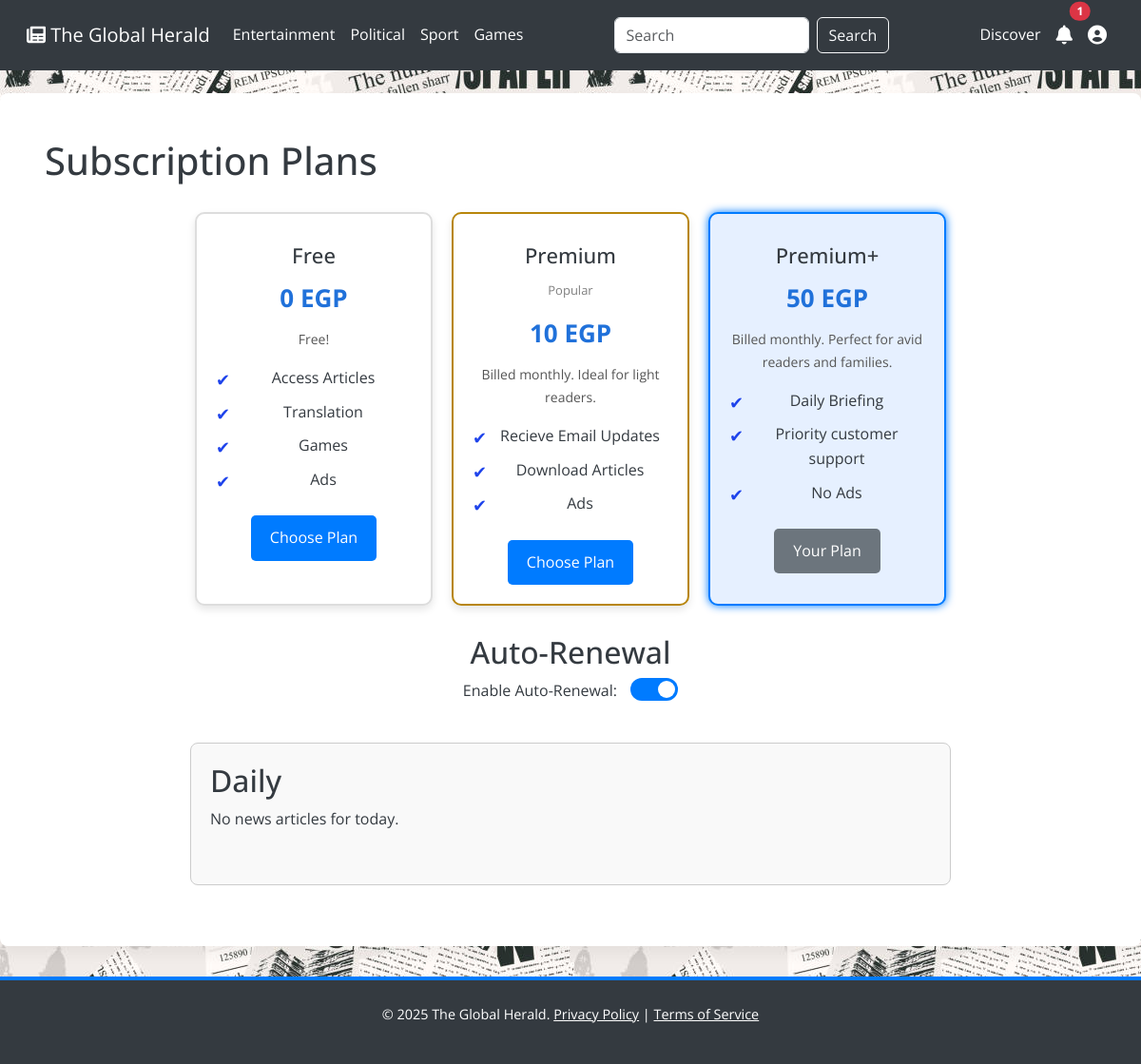
Page /subscription.php (signed in) on the committed database.
### tables this page shows
CREATE TABLE `category` (
  `category_id` int(11) NOT NULL,
  `category_name` varchar(255) NOT NULL
);

CREATE TABLE `plans` (
  `plan_name` varchar(255) NOT NULL,
  `plan_ID` int(11) NOT NULL,
  `price` int(11) NOT NULL,
  `popular` tinyint(1) NOT NULL DEFAULT 0,
  `features` text NOT NULL,
  `description` varchar(255) NOT NULL
);

CREATE TABLE `subscription` (
  `subscription_id` int(11) NOT NULL,
  `user_id` int(11) NOT NULL,
  `auto_renew` tinyint(1) NOT NULL DEFAULT 1,
  `SubscriptionStartDate` date NOT NULL DEFAULT current_timestamp(),
  `plan_ID` int(11) NOT NULL DEFAULT 1
);

### src/Controllers/SubscriptionController.php (called while the page is built, shortened)
<?php
include_once '../config/Database.php';
include_once '../src/Models/Article.php';
include_once '../src/Models/User.php';
include_once '../src/Models/Subscription.php';
include_once '../src/Models/Admin.php';
include_once '../src/Models/Plans.php';
class SubscriptionController
{
    private $articleObj;
    private $userObj;
    private $subscription;
    private $plans;
    private $categories_result;
    private $selected_category;
    public function __construct()
    {
        $this->db = Database::getInstance()->getConnection();
        $this->articleObj = new Article($this->db);
        $this->userObj = new User($this->db);
        $this->adminObj = new Admin($this->db);
        $this->plansObj = new Plans($this->db);
        $this->plans = $this->plansObj->getPlans();
        $this->categories_result = $this->adminObj->getCategories();
        $this->selected_category = isset($_GET['category_id']) ? intval($_GET['category_id']) : 0;
        $this->user_id = $_SESSION['user_id'];
        $this->subscription = new Subscription($this->db, $this->user_id);
    }
    public function load()
    {
        $highlight_plan = $this->subscription->getHighlightPlan();
        $articles = $this->subscription->getTodayArticles();
        $notifications_count = $this->subscription->getNotificationsCount();
        $articleObj = $this->articleObj;
        $userObj = $this->userObj;
        $categories_result = $this->categories_result;
        $selected_category = $this->selected_category;
        $plans = $this->plans;
        $highlight_plan = $highlight_plan;
        $articles = $articles;
        $notifications_count = $notifications_count;
        $subscription = $this->subscription;
        include '../src/Views/subscription_view.php';
    }
}

### public/subscription.php (called while the page is built)
<?php
require_once '../src/Controllers/SubscriptionController.php';
$controller = new SubscriptionController();
$controller->load();
?>

### config/Database.php (called while the page is built, shortened)
<?php
class Database
{
    private $host = "localhost";
    private $db_name = "news_api";
    private $username = "root";
    private $password = "";
    private $conn;
    private static $instance = null;
    private function __construct()
    {
        $this->conn = new mysqli($this->host, $this->username, $this->password, $this->db_name);
    }
    public static function getInstance()
    {
        if (self::$instance === null) {
            self::$instance = new Database();
        }
        return self::$instance;
    }
    public function getConnection()
    {
        return $this->conn;
    }
}
?>

### src/Models/Admin.php (called while the page is built, shortened)
<?php
class Admin
{
    private $id, $conn;
    public function __construct($db)
    {
        $this->conn = $db;
    }
    public function getCategories()
    {
        $query = "SELECT * FROM category ORDER BY category_name ASC";
        return $this->conn->query($query);
    }
}

### src/Models/Article.php (called while the page is built, shortened)
<?php
class Article
{
    private $conn;
    public function __construct($db)
    {
        $this->conn = $db;
    }
    public function getRandomArticleId()
    {
        $query = "SELECT id FROM articles ORDER BY RAND() LIMIT 1";
        $result = $this->conn->query($query);
        if ($result && $row = $result->fetch_assoc()) {
            return $row['id'];
        }
        return null;
    }
}
?>

### src/Models/User.php (called while the page is built, shortened)
<?php
class User
{
    private $db;
    private $userId;
    public function __construct($db)
    {
        $this->db = $db;
        $this->userId = isset($_SESSION['user_id']) ? $_SESSION['user_id'] : null;
        if ($this->userId !== null) {
            $this->loadSubscription();
        }
    }
    private function loadSubscription()
    {
        $sub_stmt = $this->db->prepare("SELECT plan_ID FROM subscription WHERE user_id = ?");
        $sub_stmt->bind_param("i", $this->userId);
    }
    public function isLoggedIn()
    {
        return $this->userId !== null;
    }
}
?>

### src/Models/Subscription.php (called while the page is built, shortened)
<?php
class Subscription
{
    private $db;
    private $user_id;
    private $role;
    private $plan_ID;
    private $highlight_plan;
    public function __construct($db, $user_id)
    {
        $this->db = $db;
        $this->user_id = $user_id;
        $this->role = $this->getUserRole();
        $this->highlight_plan = $this->determineHighlightPlan();
    }
    private function getUserRole()
    {
        $stmt = $this->db->prepare("SELECT role FROM users WHERE user_id = ?");
        $stmt->bind_param("i", $this->user_id);
        $stmt->execute();
        $result = $stmt->get_result();
        if ($row = $result->fetch_assoc()) {
            return $row['role'];
        }
        return null;
    }
    private function loadSubscriptionDetails()
    {
        if ($this->role === 'subscriber' || $this->role === 'admin') {
            $stmt_sub = $this->db->prepare("SELECT plan_ID, auto_renew FROM subscription WHERE user_id = ?");
            $stmt_sub->bind_param("i", $this->user_id);
            $stmt_sub->execute();
            $result_sub = $stmt_sub->get_result();
            if ($result_sub->num_rows > 0) {
                $sub_row = $result_sub->fetch_assoc();
                $this->plan_ID = (int) $sub_row['plan_ID'];
            } else {
                $this->plan_ID = 1;
                $this->auto_renew = 0;
            }
        } else {
            $this->plan_ID = 1;
            $this->auto_renew = 0;
        }
    }
    private function determineHighlightPlan()
    {
        if ($this->role === 'member') {
            return 'free';
        } elseif ($this->role === 'subscriber' || $this->role === 'admin') {
            switch ($this->plan_ID) {
                case 3:
                    return 'premium+';
            }
        }
        return 'free';
    }
    public function getHighlightPlan()
    {
        return $this->highlight_plan;
    }
    public function getTodayArticles()
    {
        $articles = [];
        $today = date('Y-m-d');
        $stmt_articles = $this->db->prepare("SELECT title, content FROM articles WHERE DATE(created_at) = ?");
        $stmt_articles->bind_param("s", $today);
        $stmt_articles->execute();
        $result_articles = $stmt_articles->get_result();
        return $articles;
    }
    public function planClass($plan)
    {
        return $plan === $this->highlight_plan ? 'plan highlight' : 'plan';
    }
    public function buttonLabel($plan)
    {
        return $plan === $this->highlight_plan ? 'Your Plan' : 'Choose Plan';
    }
    public function getNotificationsCount()
    {
        $count = 0;
        $stmt = $this->db->prepare("SELECT COUNT(*) as count FROM notfications WHERE user_id = ?");
        $stmt->bind_param("i", $this->user_id);
        $stmt->execute();
        $result = $stmt->get_result();
        if ($row = $result->fetch_assoc()) {
            $count = $row['count'];
        }
        return $count;
    }
}

### src/Models/Plans.php (called while the page is built, shortened)
<?php
class Plans
{
    private $db;
    public function __construct($db)
    {
        $this->db = $db;
        $this->loadPlans();
    }
    private function loadPlans()
    {
        $query = "SELECT plan_ID, plan_name, price, popular, features, description FROM plans";
        $result = $this->db->query($query);
    }
}
?>

### src/Views/subscription_view.php (the view, shortened to what this page needs)
<!DOCTYPE html>
<html lang="en">
<head>
    <link href="https://cdn.jsdelivr.net/npm/bootstrap@5.3.0/dist/css/bootstrap.min.css" rel="stylesheet">
    <link rel="stylesheet" href="https://cdnjs.cloudflare.com/ajax/libs/font-awesome/6.0.0-beta3/css/all.min.css">
    <link rel="stylesheet" href="style/index.css">
    <link rel="stylesheet" href="style/subs.css">
</head>
<body>
    <?php include 'navbar.php'; ?>
    <div class="container mt-4">
        <h1>Subscription Plans</h1>
        <form id="subscriptionForm" method="POST" action="subscription.php">
            <section class="plans">
                <?php foreach ($plans as $plan):
                    $plan_key = strtolower(str_replace(' ', '_', $plan['plan_name']));
                    $is_popular = $plan['popular'];
                    ?>
                    <div class="<?php echo $subscription->planClass($plan_key); ?> plan-card"
                        id="<?php echo htmlspecialchars($plan_key); ?>">
                        <h2><?php echo htmlspecialchars($plan['plan_name']); ?></h2>
                        <?php if ($is_popular): ?>
                            <label style="font-size: small; color: gray;">Popular</label>
                        <?php endif; ?>
                        <p class="price"><?php echo htmlspecialchars($plan['price']); ?> EGP</p>
                        <p><?php echo htmlspecialchars($plan['description']); ?></p>
                        <ul class="features">
                            <?php foreach ($plan['features'] as $feature): ?>
                                <li><?php echo htmlspecialchars($feature); ?></li>
                            <?php endforeach; ?>
                        </ul>
                        <button type="button" <?php echo $highlight_plan === $plan_key ? 'disabled' : ''; ?>
                            onclick="confirmChange('<?php echo htmlspecialchars($plan_key); ?>')" class="select-btn">
                            <?php echo $subscription->buttonLabel($plan_key); ?>
                        </button>
                    </div>
                <?php endforeach; ?>
            </section>
        </form>
        <?php if ($highlight_plan === 'premium+' || $highlight_plan === 'premium'): ?>
            <div class="auto-renew-container">
                <h2>Auto-Renewal</h2>
                <form id="autoRenewForm" method="POST" action="subscription.php">
                    <label class="auto-renew-label" for="autoRenewToggle">Enable Auto-Renewal:</label>
                    <label class="toggle-switch">
                        <span class="slider"></span>
                    </label>
                </form>
            </div>
            <?php if ($highlight_plan === 'premium+'): ?>
                <div id="Daily">
                    <h2>Daily</h2>
                    <?php if (count($articles) > 0): ?>
                        <?php foreach ($articles as $article): ?>
                            <article>
                                <h3><?php echo htmlspecialchars($article['title']); ?></h3>
                                <p><?php echo nl2br(htmlspecialchars($article['content'])); ?></p>
                            </article>
                        <?php endforeach; ?>
                    <?php else: ?>
                        <p>No news articles for today.</p>
                    <?php endif; ?>
                </div>
            <?php endif; ?>
        <?php endif; ?>
    </div>
    <footer>
        <p>&copy; <?= date("Y") ?> The Global Herald. <a href="#">Privacy Policy</a> | <a href="#">Terms of
                Service</a></p>
    </footer>
    <link rel="stylesheet" href="https://cdnjs.cloudflare.com/ajax/libs/font-awesome/6.0.0/css/all.min.css"
 />
</body>
</html>

### src/Views/navbar.php (shortened to what this page needs)
<nav class="navbar navbar-expand-lg navbar-dark">
    <div class="container-fluid">
        <a class="navbar-brand" href="index.php">
            <i class="fas fa-newspaper"></i> The Global Herald
        </a>
        <div class="collapse navbar-collapse" id="navbarNav">
            <ul class="navbar-nav me-auto mb-2 mb-lg-0">
                <?php
                $categories_result->data_seek(0);
                while ($category = $categories_result->fetch_assoc()): ?>
                    <li class="nav-item">
                        <a class="nav-link <?= $selected_category == $category['category_id'] ? 'active' : '' ?>"
                            href="index.php?category_id=<?= $category['category_id'] ?>">
                            <?= htmlspecialchars($category['category_name']) ?>
                        </a>
                    </li>
                <?php endwhile; ?>
                <li>
                    <a class="nav-link" href="index.php#games">Games</a>
                </li>
            </ul>
            <form class="d-flex" method="GET" action="index.php">
                <input class="form-control me-2" type="search" name="search" placeholder="Search" aria-label="Search"
                    value="<?= isset($_GET['search']) ? htmlspecialchars($_GET['search']) : '' ?>">
                <button class="btn btn-outline-light" type="submit">Search</button>
            </form>
            <ul class="navbar-nav ms-auto">
                <ul class="navbar-nav me-auto mb-2 mb-lg-0">
                    <li>
                        <?php
                        $randomArticleId = $articleObj->getRandomArticleId();
                        ?>
                        <a class="nav-link" href="article.php?id=<?= $randomArticleId ?>">Discover</a>
                    </li>
                </ul>
                <?php if ($userObj->isLoggedIn() || $userObj->isSignedUp()): ?>
                    <li class="
                                                    nav-item">
                        <a class="nav-link position-relative" href="noti.php" title="Notifications">
                            <i class="fas fa-bell fa-lg"></i>
                            <?php if ($notifications_count > 0): ?>
                                <span class="position-absolute top-0 start-100 translate-middle badge rounded-pill bg-danger">
                                    <?= $notifications_count ?>
                                </span>
                            <?php endif; ?>
                        </a>
                    </li>
                    <li class="nav-item user-dropdown">
                        <a class="nav-link" href="#" id="userDropdown" role="button" data-bs-toggle="dropdown"
                            aria-expanded="false" title="User Menu">
                            <i class="fas fa-user-circle fa-lg"></i>
                        </a>
                    </li>
                <?php endif; ?>
            </ul>
        </div>
    </div>
</nav>

### rows in the picture
category: category_name "Entertainment"
category: category_name "Political"
category: category_name "Sport"
plans: plan_name "Free", price "0", description "Free!", feature "Access Articles", feature "Translation", feature "Games", feature "Ads", plan_name.plan_ID "Choose Plan"
plans: plan_name "Premium", popular "Popular", price "10", description "Billed monthly. Ideal for light readers.", feature "Recieve Email Updates", feature "Download Articles", feature "Ads", plan_name.plan_ID "Choose Plan"
plans: plan_name "Premium+", price "50", description "Billed monthly. Perfect for avid readers and families.", feature "Daily Briefing", feature "Priority customer support", feature "No Ads", plan_name.plan_ID "Your Plan"

### other values in the picture
$notifications_count "1"
